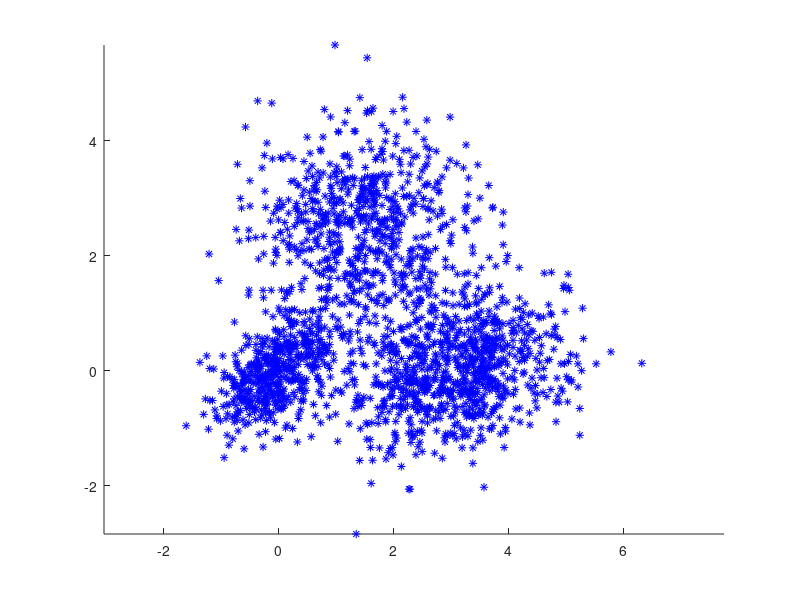

MATLAB code for this plot: (Note: this script raises an error after producing the figure.)
% create petsc file with 2D graph example
%
% Lukas Pospisil, USI, Lugano 2016
%

addpath('common')
n = 2000; % number of points

ranges = [1 floor(n/4) floor(2/3*n) n];
mu{1} = [0;0];
mu{2} = [3;0]; 
mu{3} = [1.5; 2.5];
sigma{1} = 0.3*[1,0.5;0.5,1];
sigma{2} = 0.3*[3,0.5;0.5,1.5];
sigma{3} = 0.3*[3,0;0,3];

coordinates = zeros(2,n);
for j = 1:length(ranges)-1
    for i = ranges(j):ranges(j+1)
        % compute coordinate
        coordinates(:,i) = mvnrnd(mu{j},sigma{j},1)';
    end
end

% plot graph
figure
hold on
plot(coordinates(1,:),coordinates(2,:),'b*')
axis equal
hold off

% export coordinate to petscfile
savebin( 'output/test_graph2D.bin', [coordinates(1,:) coordinates(2,:)]' );
